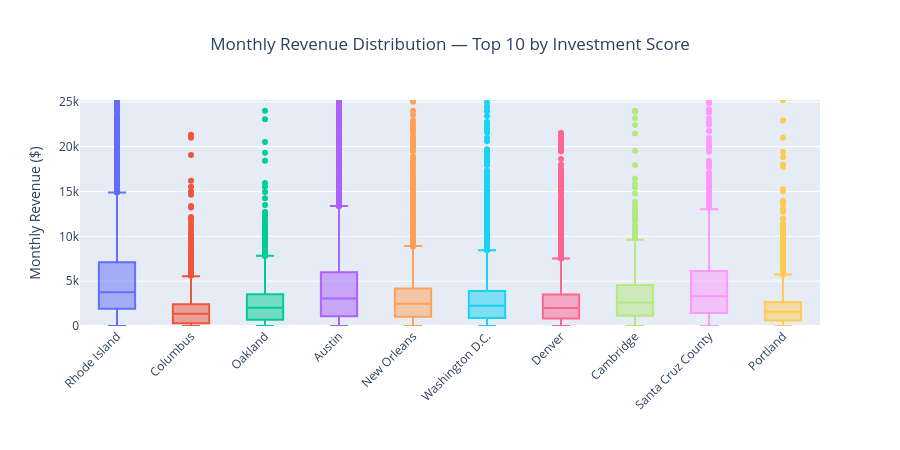

The cell this chart's notebook holds for it:
### Markdown cell above
### 4.3 -  Chart 3: Box Plot — Revenue Distribution

Shows the spread of monthly revenue for each of the top 10 cities from Chart 1. A city with a huge box is riskier. A narrow box means most listings earn about the same.

* Get the current ranking order so the x-axis matches Chart 1
  - `current_col`: grabs the column name for the metric currently selected in the dropdown
  - `city_order`: sorts `top10` descending by that column and pulls city names into a list
* Build a box plot with `px.box()` on `top_df` (all individual listings in the top 10 cities)
  - `x`: `city` — one box per city
  - `y`: `monthly_revenue` — the value to show the distribution of
  - `title`: title includes current metric name
  - `labels`: dict remapping column names to readable text
    - `monthly_revenue` to `Monthly Revenue`
    - `city` to "" (hides the extra axis label)
  - `color`: `city` — color each box differently
  - `color_discrete_map`: `city_colors` — reuses the same palette assigned in Chart 1
  - `category_orders`: `{"city": city_order}` — forces the x-axis to match the bar chart ranking
* Cap the y-axis at the 99th percentile with `update_yaxes()`
  - `range`: `[0, y_cap * 1.05]` — cuts off extreme outliers so the boxes stay readable
* Final layout with `update_layout()`

### Code cell
# Rank order matches the current bar chart
current_col = metrics[metric_dropdown.value]["col"]
city_order = top10.sort_values(current_col, ascending=False)["city"].tolist()

print(f"Showing cities ranked by: {metric_dropdown.value}")
print(f"Listings in top 10 cities: {len(top_df):,}")

fig_box = px.box(
    top_df,
    x="city", y="monthly_revenue",
    title=f"Monthly Revenue Distribution — Top 10 by {metric_dropdown.value}",
    labels={"monthly_revenue": "Monthly Revenue ($)", "city": ""},
    color="city",
    color_discrete_map=city_colors,
    category_orders={"city": city_order},
)

# Cap y-axis at the 99th percentile 
y_cap = top_df["monthly_revenue"].quantile(0.99)
fig_box.update_yaxes(range=[0, y_cap * 1.05])
fig_box.update_layout(height=450, showlegend=False, xaxis_tickangle=-45, title_x=0.5)
fig_box.show()

### Figure 1 — Plotly figure (JSON) as saved in the notebook; plotly's stock layout.template omitted (floating-point values rounded to 4 significant figures; data arrays with more than 128 entries replaced by an {"elided": "..."} marker saying what was removed)
{"data": [{"alignmentgroup": "True", "hovertemplate": "=%{x}<br>Monthly Revenue ($)=%{y}<extra></extra>", "legendgroup": "Rhode Island", "marker": {"color": "#636EFA"}, "name": "Rhode Island", "notched": false, "offsetgroup": "Rhode Island", "orientation": "v", "showlegend": true, "type": "box", "x": {"elided": "3845 str values"}, "x0": " ", "xaxis": "x", "y": {"elided": "3845 float values"}, "y0": " ", "yaxis": "y"}, {"alignmentgroup": "True", "hovertemplate": "=%{x}<br>Monthly Revenue ($)=%{y}<extra></extra>", "legendgroup": "Columbus", "marker": {"color": "#EF553B"}, "name": "Columbus", "notched": false, "offsetgroup": "Columbus", "orientation": "v", "showlegend": true, "type": "box", "x": {"elided": "1946 str values"}, "x0": " ", "xaxis": "x", "y": {"elided": "1946 float values"}, "y0": " ", "yaxis": "y"}, {"alignmentgroup": "True", "hovertemplate": "=%{x}<br>Monthly Revenue ($)=%{y}<extra></extra>", "legendgroup": "Oakland", "marker": {"color": "#00CC96"}, "name": "Oakland", "notched": false, "offsetgroup": "Oakland", "orientation": "v", "showlegend": true, "type": "box", "x": {"elided": "1817 str values"}, "x0": " ", "xaxis": "x", "y": {"elided": "1817 float values"}, "y0": " ", "yaxis": "y"}, {"alignmentgroup": "True", "hovertemplate": "=%{x}<br>Monthly Revenue ($)=%{y}<extra></extra>", "legendgroup": "Austin", "marker": {"color": "#AB63FA"}, "name": "Austin", "notched": false, "offsetgroup": "Austin", "orientation": "v", "showlegend": true, "type": "box", "x": {"elided": "11705 str values"}, "x0": " ", "xaxis": "x", "y": {"elided": "11705 float values"}, "y0": " ", "yaxis": "y"}, {"alignmentgroup": "True", "hovertemplate": "=%{x}<br>Monthly Revenue ($)=%{y}<extra></extra>", "legendgroup": "New Orleans", "marker": {"color": "#FFA15A"}, "name": "New Orleans", "notched": false, "offsetgroup": "New Orleans", "orientation": "v", "showlegend": true, "type": "box", "x": {"elided": "6041 str values"}, "x0": " ", "xaxis": "x", "y": {"elided": "6041 float values"}, "y0": " ", "yaxis": "y"}, {"alignmentgroup": "True", "hovertemplate": "=%{x}<br>Monthly Revenue ($)=%{y}<extra></extra>", "legendgroup": "Washington D.C.", "marker": {"color": "#19D3F3"}, "name": "Washington D.C.", "notched": false, "offsetgroup": "Washington D.C.", "orientation": "v", "showlegend": true, "type": "box", "x": {"elided": "4849 str values"}, "x0": " ", "xaxis": "x", "y": {"elided": "4849 float values"}, "y0": " ", "yaxis": "y"}, {"alignmentgroup": "True", "hovertemplate": "=%{x}<br>Monthly Revenue ($)=%{y}<extra></extra>", "legendgroup": "Denver", "marker": {"color": "#FF6692"}, "name": "Denver", "notched": false, "offsetgroup": "Denver", "orientation": "v", "showlegend": true, "type": "box", "x": {"elided": "4536 str values"}, "x0": " ", "xaxis": "x", "y": {"elided": "4536 float values"}, "y0": " ", "yaxis": "y"}, {"alignmentgroup": "True", "hovertemplate": "=%{x}<br>Monthly Revenue ($)=%{y}<extra></extra>", "legendgroup": "Cambridge", "marker": {"color": "#B6E880"}, "name": "Cambridge", "notched": false, "offsetgroup": "Cambridge", "orientation": "v", "showlegend": true, "type": "box", "x": {"elided": "610 str values"}, "x0": " ", "xaxis": "x", "y": {"elided": "610 float values"}, "y0": " ", "yaxis": "y"}, {"alignmentgroup": "True", "hovertemplate": "=%{x}<br>Monthly Revenue ($)=%{y}<extra></extra>", "legendgroup": "Santa Cruz County", "marker": {"color": "#FF97FF"}, "name": "Santa Cruz County", "notched": false, "offsetgroup": "Santa Cruz County", "orientation": "v", "showlegend": true, "type": "box", "x": {"elided": "1364 str values"}, "x0": " ", "xaxis": "x", "y": {"elided": "1364 float values"}, "y0": " ", "yaxis": "y"}, {"alignmentgroup": "True", "hovertemplate": "=%{x}<br>Monthly Revenue ($)=%{y}<extra></extra>", "legendgroup": "Portland", "marker": {"color": "#FECB52"}, "name": "Portland", "notched": false, "offsetgroup": "Portland", "orientation": "v", "showlegend": true, "type": "box", "x": {"elided": "3823 str values"}, "x0": " ", "xaxis": "x", "y": {"elided": "3823 float values"}, "y0": " ", "yaxis": "y"}], "layout": {"boxmode": "overlay", "height": 450, "legend": {"title": {"text": ""}, "tracegroupgap": 0}, "showlegend": false, "title": {"text": "Monthly Revenue Distribution — Top 10 by Investment Score", "x": 0.5}, "xaxis": {"anchor": "y", "categoryarray": ["Rhode Island", "Columbus", "Oakland", "Austin", "New Orleans", "Washington D.C.", "Denver", "Cambridge", "Santa Cruz County", "Portland"], "categoryorder": "array", "domain": [0, 1], "tickangle": -45, "title": {"text": ""}}, "yaxis": {"anchor": "x", "domain": [0, 1], "range": [0, 25200], "title": {"text": "Monthly Revenue ($)"}}}}
